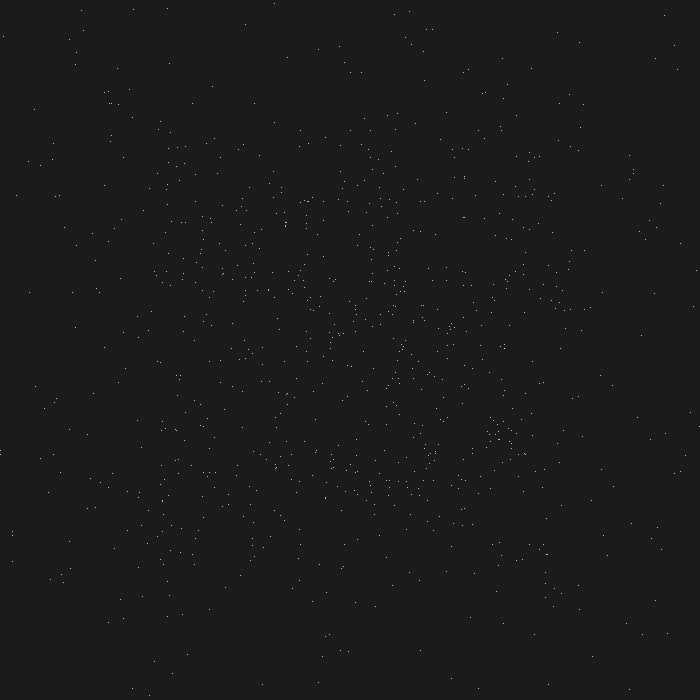
Frame 1 (no input)
Frame 60 (the mouse pressed at the canvas centre just before this capture): identical to frame 1, image omitted
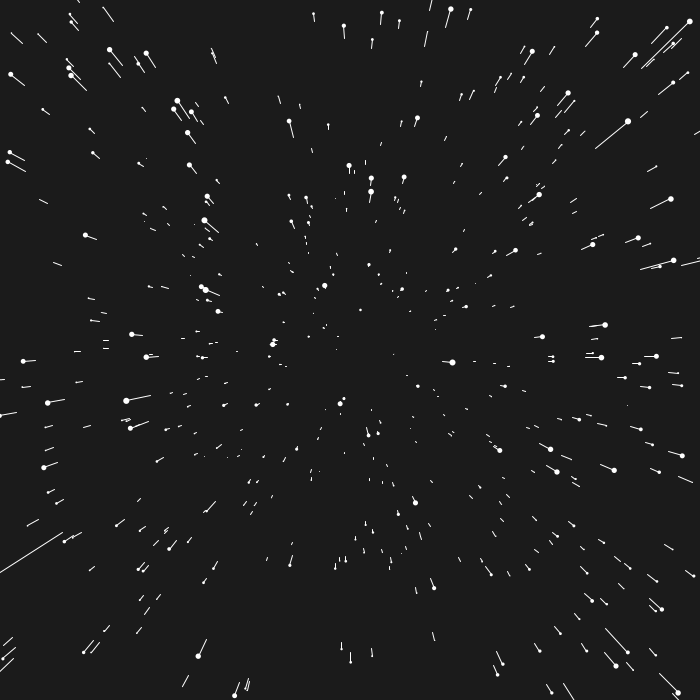
Frame 120 (the mouse held since frame 60 and released just before this capture)

The Processing sketch that drew these frames (run headless with seeded random() and noise(); from frame 60 on, the mouse is pressed at the canvas centre):

// Processing sketch: StarField
// ── StarField.pde
Star star[] = new Star[1000];
boolean running = false;

void init() {
  for (int i = 0 ; i < star.length; i ++) {
    star[i] = new Star();
  }
}

void show() {
  background(27);
  translate(width / 2, height / 2);
  for (Star x : star) {
    x.update();
    x.show();
  }
}

void setup() {
  size(700, 700);
  for (int i = 0; i < star.length; i ++) {
    star[i] = new Star();
  }
}

void draw() { 
  show();
}
// ── star.pde
class Star {
  float x;
  float y;
  float z;
  float max_z;
  float speed;
  float prev_z;

  Star() {
    this.x = random(-width, width);
    this.y = random(-height, height);
    this.z = random(width, 3000);
    this.max_z = this.z;
  }

  void reset() {
    this.z = random(width, 3000);
    this.x = random(-width, width);
    this.y = random(-height, height);
    this.max_z = this.z;
    this.prev_z = this.z;
  }

  void update() {
    prev_z = this.z;
    this.speed = map (mouseX, 0, width, 0, 70);
    this.z -= this.speed;
    
    if (this.z <= 0) {
      this.reset();
    }
  }

  void show() {
    fill(255);
    noStroke();
    float xp = map(x / z, -1, 1, -width, width);
    float yp = map(y / z, -1, 1, -height, height);
    float pxp = map(x / prev_z, -1, 1, -height, height);
    float pyp = map(y / prev_z, -1, 1, -height, height);

    float radius = map(z, 0, max_z, 7, 0);
    ellipse(xp, yp, radius, radius);
    stroke(255);
    line(xp, yp, pxp, pyp);  
  }
};
